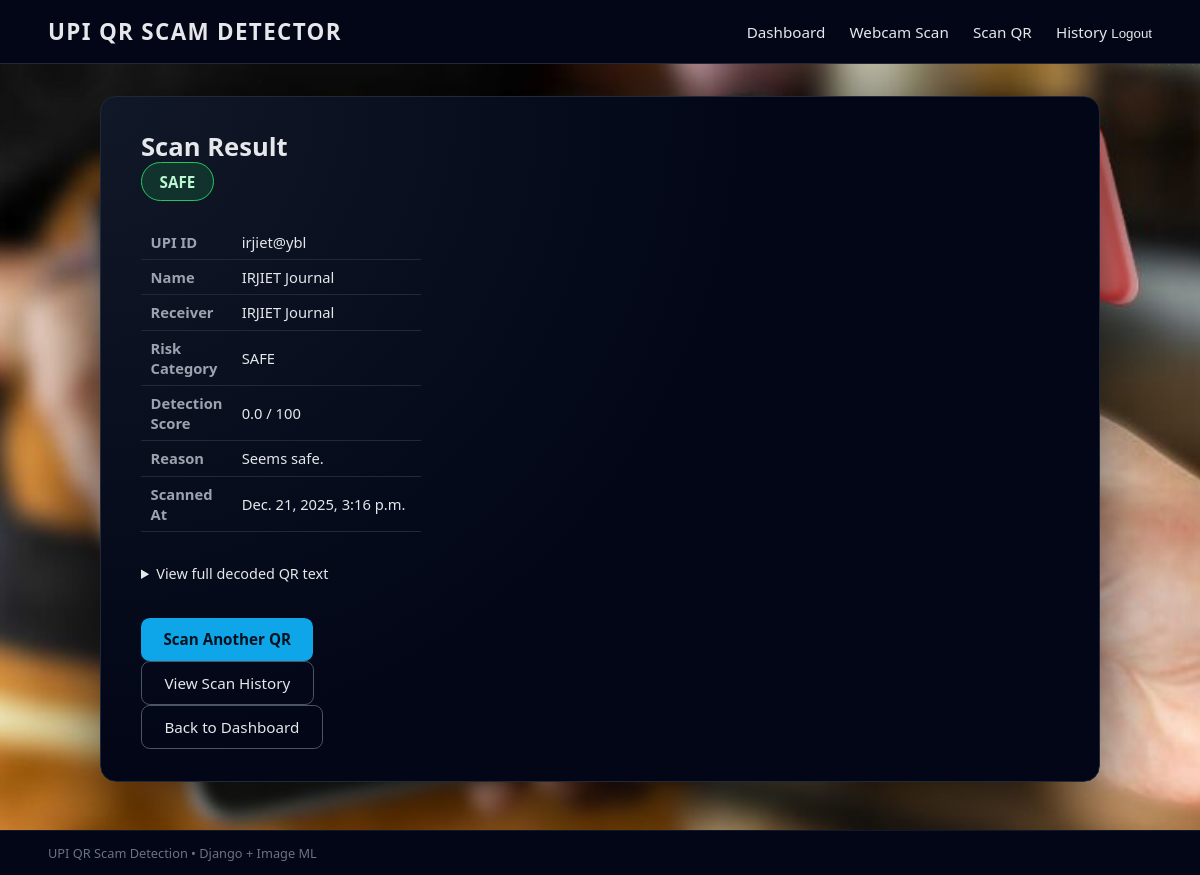
/result/37/ (signed in), run on the app's committed database.
### qr_detector/models.py (models this page shows, shortened)
class QRScanResult(models.Model):
    RISK_SAFE = "SAFE"
    RISK_SCAM = "SCAM"
    RISK_SUSPICIOUS = "SUSPICIOUS"
    RISK_CHOICES = [
        (RISK_SAFE, "Safe"),
        (RISK_SCAM, "Scam"),
        (RISK_SUSPICIOUS, "Suspicious"),
    ]
    uploaded_image = models.ImageField(upload_to="qr_uploads/")
    decoded_text = models.TextField(blank=True)
    upi_id = models.CharField(max_length=120, blank=True)
    name = models.CharField(max_length=200, blank=True)
    receiver = models.CharField(max_length=200, blank=True)
    risk_level = models.CharField(max_length=20, choices=RISK_CHOICES, default=RISK_SUSPICIOUS)
    reason = models.TextField(blank=True)
    ml_score = models.FloatField(null=True, blank=True)
    created_at = models.DateTimeField(auto_now_add=True)
    user = models.ForeignKey(
        "auth.User",
        on_delete=models.CASCADE,
        related_name="qr_scans",
        null=True,
        blank=True,
    )

### qr_detector/views.py (the view)
# urls.py: path("result/<int:scan_id>/", views.scan_result, name="scan_result"),
@login_required
def scan_result(request, scan_id):
    scan = get_object_or_404(QRScanResult, id=scan_id, user=request.user)
    return render(request, "qr_detector/result.html", {"scan": scan})

### templates/qr_detector/result.html (shortened to what this page needs)
{% extends 'qr_detector/base.html' %}
{% load static %}
{% block content %}
<div class="card">
    <h2>Scan Result</h2>
    <span class="risk-badge risk-{{ scan.risk_level|lower }}">{{ scan.risk_level }}</span>
    <div class="result-layout">
        <div class="result-details">
            <table class="detail-table" style="margin-top:1rem;">
                <tr><th>UPI ID</th><td>{{ scan.upi_id|default:"Not detected" }}</td></tr>
                <tr><th>Name</th><td>{{ scan.name|default:"Unknown" }}</td></tr>
                <tr><th>Receiver</th><td>{{ scan.receiver|default:"Unknown" }}</td></tr>
                <tr><th>Risk Category</th><td>{{ scan.risk_level }}</td></tr>
                <tr><th>Detection Score</th><td>{{ scan.ml_score }} / 100</td></tr>
                <tr><th>Reason</th><td>{{ scan.reason }}</td></tr>
                <tr><th>Scanned At</th><td>{{ scan.created_at }}</td></tr>
            </table>
            <details class="decoded" style="margin-top:1rem;">
                <summary style="cursor:pointer;">View full decoded QR text</summary>
            </details>
            <div class="actions" style="margin-top:1.2rem;">
                <a class="btn-secondary" href="{% url 'index' %}">Scan Another QR</a>
                <a class="btn-outline" href="{% url 'history' %}">View Scan History</a>
                <a class="btn-outline" href="{% url 'dashboard' %}">Back to Dashboard</a>
            </div>
        </div>
    </div>
</div>
{% endblock %}

### static/css/style.css (style rules this page uses)
* { margin: 0; padding: 0; box-sizing: border-box; }
body { background: url("../img/bg.jpg") no-repeat center center fixed; background-size: cover; margin: 0; padding: 0; color: #e5e7eb; font-family: system-ui, sans-serif; }
.card { max-width: 1000px; margin: 0 auto; padding: 2rem 2.5rem; border-radius: 1rem; background: radial-gradient(circle at top left, #111827, #020617 55%); border: 1px solid #1f2937; box-shadow: 0 24px 80px rgba(0, 0, 0, 0.7); }
.card h2 { font-size: 1.6rem; margin-bottom: 0.4rem; }
.btn-primary, .btn-secondary, .btn-outline { display: inline-block; padding: 0.7rem 1.4rem; border-radius: 0.55rem; border: none; cursor: pointer; font-size: 0.95rem; text-decoration: none; text-align: center; margin-right: 0.5rem; }
.btn-secondary { background: #0ea5e9; color: #02131f; font-weight: 600; }
.btn-outline { background: transparent; border: 1px solid #4b5563; color: #e5e7eb; }
.result-layout { display: grid; grid-template-columns: 280px 1fr; gap: 1.5rem; margin-top: 1rem; }
.result-details { display: flex; flex-direction: column; gap: 1rem; }
.risk-badge { width: fit-content; padding: 0.55rem 1.1rem; border-radius: 999px; font-size: 0.95rem; font-weight: 600; }
.risk-safe { background: rgba(34, 197, 94, 0.16); border: 1px solid #22c55e; color: #bbf7d0; }
.detail-table { width: 100%; border-collapse: collapse; font-size: 0.92rem; }
.detail-table th, .detail-table td { padding: 0.45rem 0.6rem; border-bottom: 1px solid #1f2937; }
.detail-table th { width: 26%; text-align: left; color: #9ca3af; }
.decoded { margin-top: 0.6rem; font-size: 0.9rem; }
.decoded summary { cursor: pointer; }
.actions { margin-top: 0.9rem; }

### data on the page
QRScanResult: risk_level "SAFE", upi_id "irjiet@ybl", name "IRJIET Journal", receiver "IRJIET Journal", ml_score "0.0", reason "Seems safe.", created_at "Dec. 21, 2025, 3:16 p.m."
